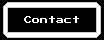

A 2D game scene composited from a Tiled map and its tileset images. What follows is a short description and the map's XML, with every tile layer's data as written:
An orthogonal 13x5 tile map with 8x8 px tiles, 1 tile layer (Tile Layer 1).

<map version="1.0" orientation="orthogonal" renderorder="right-down" width="13" height="5" tilewidth="8" tileheight="8" nextobjectid="1">
 <tileset firstgid="1" name="siteParts" tilewidth="8" tileheight="8" tilecount="256" columns="16">
  <image source="siteParts.png" width="128" height="128" />
 </tileset>
 <layer name="Tile Layer 1" width="13" height="5">
  <data encoding="csv">
1,2,2,2,2,2,2,2,2,2,2,2,2147483649,
17,53,54,55,56,57,56,53,54,55,56,57,2147483665,
17,56,56,97,98,99,100,101,102,103,56,56,2147483665,
17,53,54,55,56,57,53,53,54,55,56,57,2147483665,
33,3221225474,3221225474,3221225474,3221225474,3221225474,3221225474,3221225474,3221225474,3221225474,3221225474,3221225474,2147483681
</data>
 </layer>
</map>
